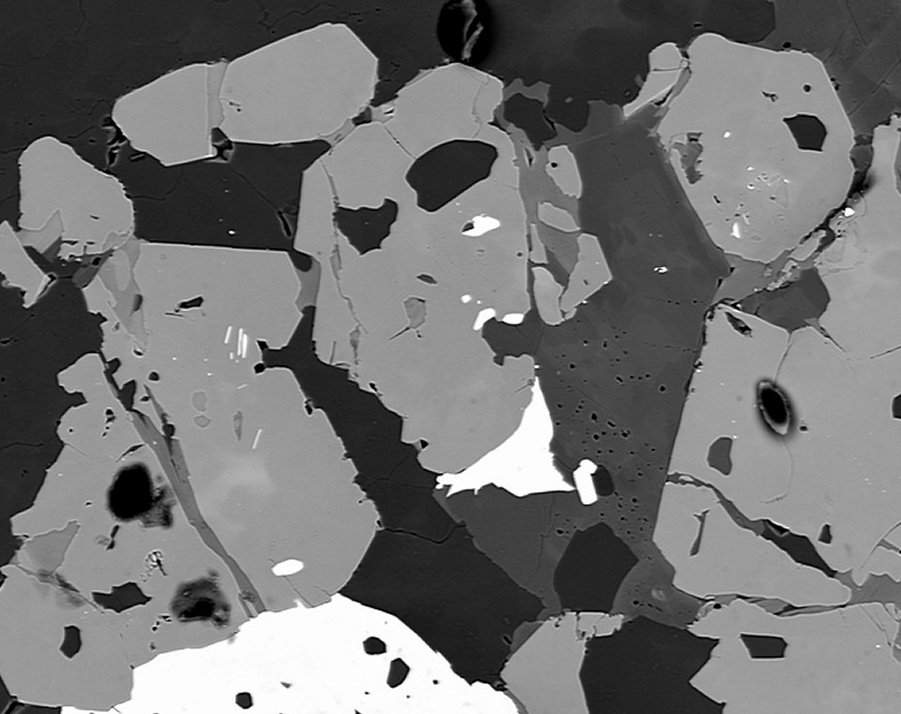
#> input picture data/BSE_Google.jpg, 901 x 714 px
$ python multi_ostu.py
#> lines starting #> are read from the running program, lines starting #| are printed output that depends on the picture
from matplotlib import pyplot as plt
import numpy as np
from skimage import io, data, img_as_float, img_as_ubyte
from skimage.filters import threshold_multiotsu

image = img_as_float(io.imread("../data/BSE_Google.jpg"), 0)
#> image: shape (714, 901) float64; min 0, max 1, mean 0.45
plt.imshow(image, cmap = "gray")


thresh  = threshold_multiotsu(image, classes =5)
#> thresh = [0.201, 0.354, 0.521, 0.791]
regions = np.digitize(image, bins = thresh)
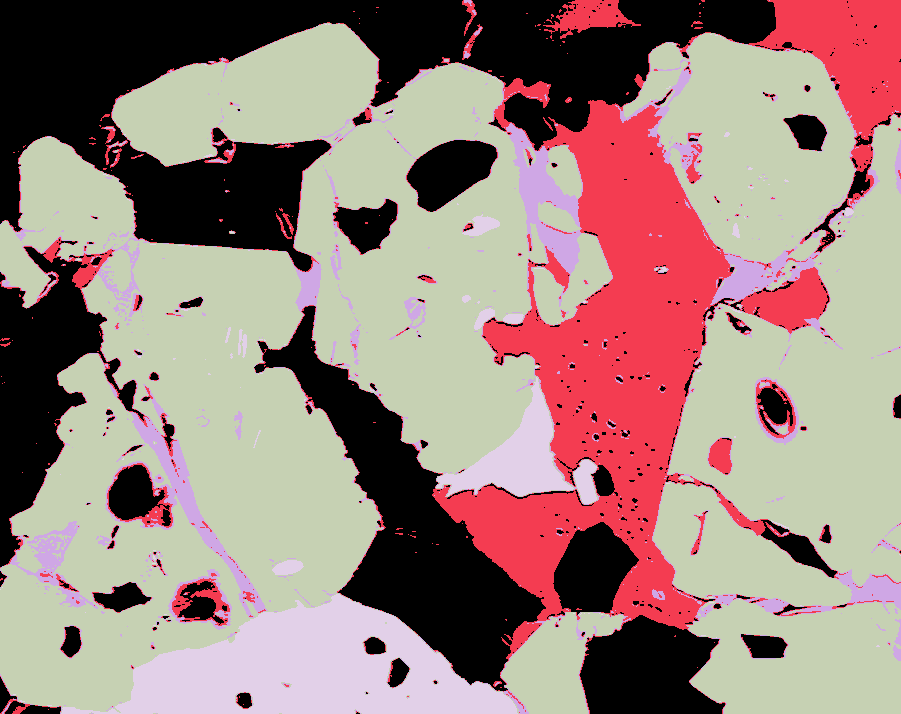
#> regions: shape (714, 901) int64; 5 distinct labels, from 0 to 4; one colour per label, 0 black
output = img_as_ubyte(regions)
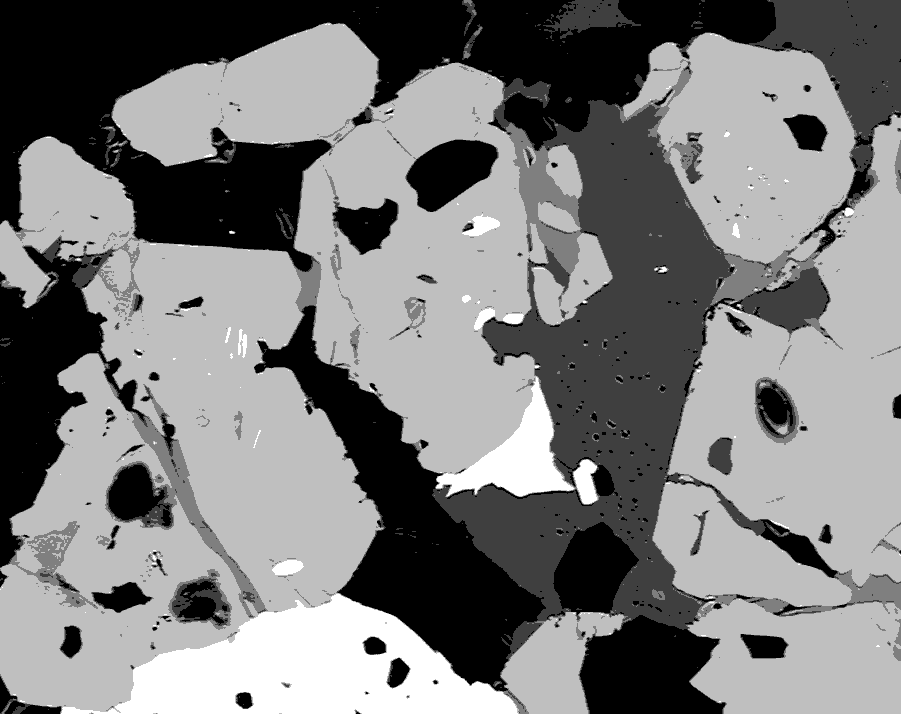
#> output: shape (714, 901); min 0, max 4, mean 1.95; drawn with min black and max white

plt.imsave("../data/multi_otsu.jpg", output)
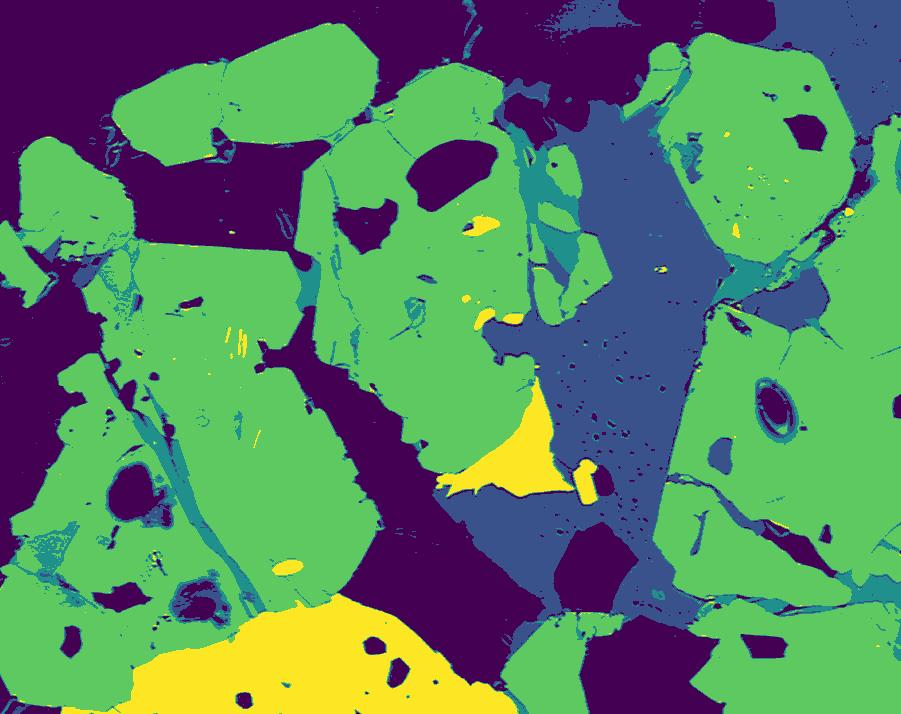
#> saved as multi_otsu.jpg: shape (714, 901, 3); mean R, G, B 88, 131.5, 98.2

fig, ax = plt.subplots(nrows =1 , ncols = 3, figsize = (10,3.5))

# Plotting the original image.
ax[0].imshow(image, cmap='gray')
ax[0].set_title('Original')
ax[0].axis('off')

# Plotting the histogram and the two thresholds obtained from
# multi-Otsu.
ax[1].hist(image.ravel(), bins=255)
ax[1].set_title('Histogram')
for i in thresh:
    ax[1].axvline(i, color='r')
#> this loop made 4 passes
#> i on passes 1 to 4: 0.201, 0.354, 0.521, 0.791

# Plotting the Multi Otsu result.
ax[2].imshow(regions, cmap='Accent')
ax[2].set_title('Multi-Otsu result')
ax[2].axis('off')

plt.subplots_adjust()

plt.show()
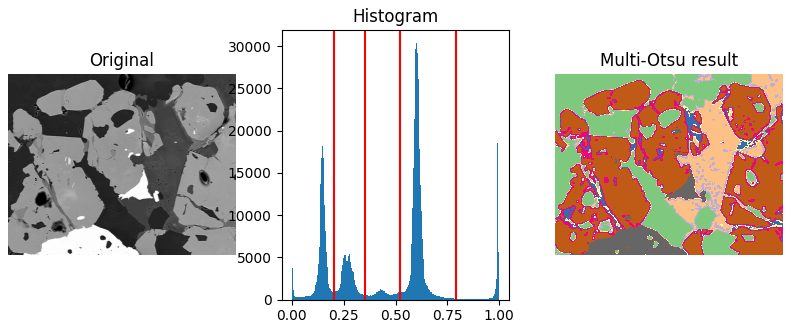
#> figure drawn by matplotlib, 3 panels; panel 2: tallest bar 30389 high, from x = 0.6 to 0.604
